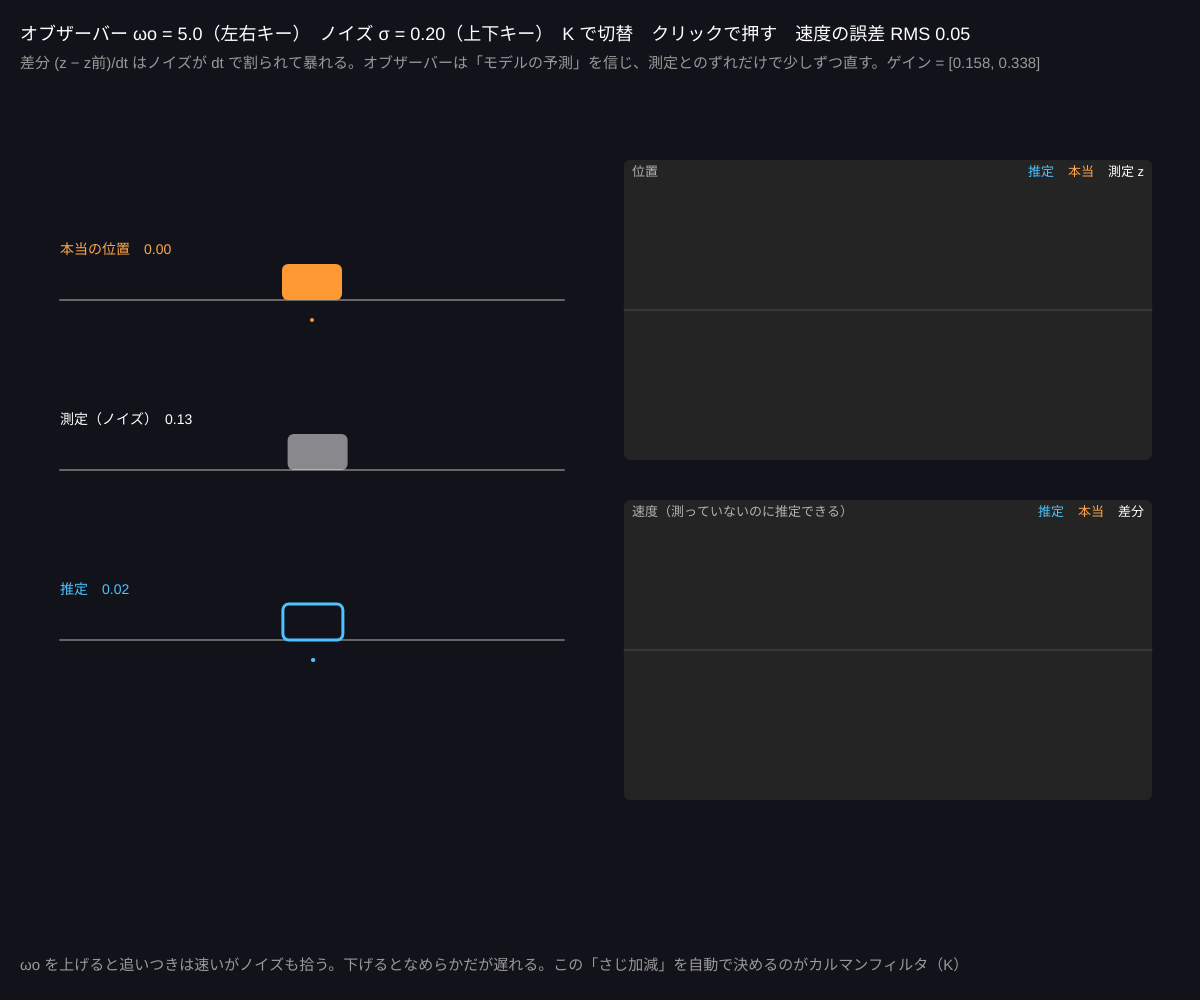
Frame 1 (no input)
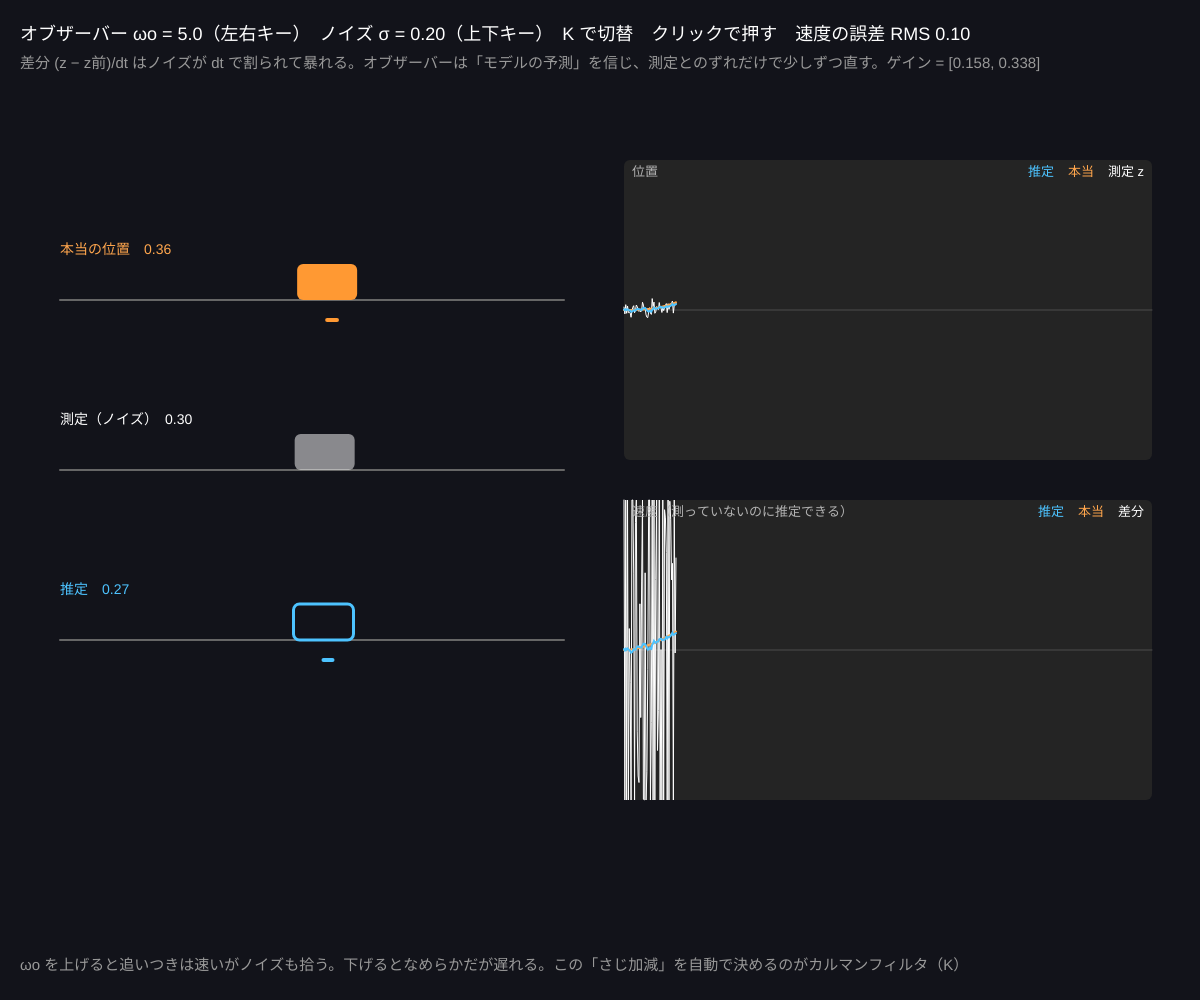
Frame 60 (no input)
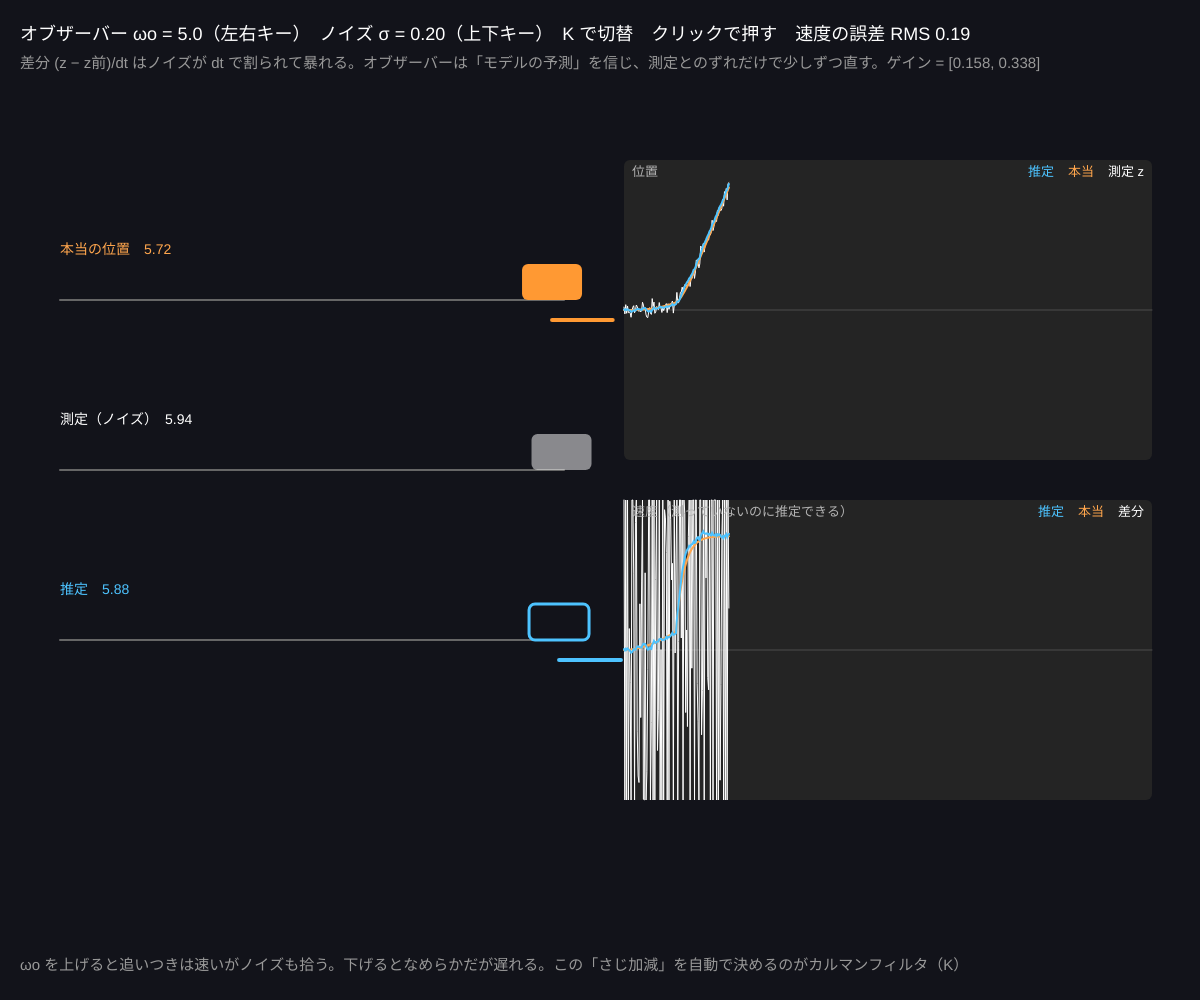
Frame 120 (the mouse pressed at the canvas centre since frame 60)

The p5.js sketch that drew these frames (run headless with seeded random() and noise() and a simulated clock; from frame 60 on, the mouse is pressed at the canvas centre):

// p5.js sketch
// ── sketch.js
// ============================================
// 12 オブザーバーとカルマンフィルタ
// 測れるのは「ノイズまじりの位置」だけ。速度を知りたい
//   素直に差分すると、ノイズが何十倍にもなる
//   オブザーバー：モデルで予測して、測定とのずれで修正する（x̂' = A x̂ + B u + L (z − C x̂)）
//   カルマンフィルタ：そのゲイン L を「ノイズの大きさ」から最適に決める
// 上下キー = ノイズの大きさ / 左右キー = オブザーバーの速さ ωo / K = カルマンフィルタに切替 / クリック = 押す
// ============================================

let sigma = 0.2; // ★ 測定ノイズの標準偏差
let wo = 5; // ★ オブザーバーの極（−ωo の重根）。大きいほど速く追うがノイズに弱い
let useKalman = false;
let q = 0.5; // ★ カルマンフィルタが想定する「モデルのあいまいさ」
let c = 0.5; // 摩擦

let p = 0, v = 0, t = 0, u = 0, push_ = 0;
let z = 0, zPrev = 0, vDiff = 0;
let pHat = 0, vHat = 0;
let P = [[1, 0], [0, 1]], Kg = [0, 0]; // カルマンフィルタの共分散とゲイン
let HIST = 600, dt = 1 / 60;
let hP = [], hZ = [], hPh = [], hV = [], hVd = [], hVh = [];

function setup() {
  createCanvas(windowWidth, windowHeight);
  colorMode(HSB, 360, 100, 100, 100);
}

function draw() {
  background(230, 30, 10);
  t += dt;
  // ---- 本当の台車（入力は正弦波 + クリックの押し）
  u = 3 * sin(0.8 * t) + push_;
  push_ *= 0.9;
  v += (u - c * v) * dt;
  p += v * dt;
  p = constrain(p, -10, 10); v = constrain(v, -20, 20);
  // ---- 測定：位置にノイズ
  zPrev = z;
  z = p + randomGaussian() * sigma;
  vDiff = (z - zPrev) / dt; // 素直な差分

  // ---- 推定
  let A = [[0, 1], [0, -c]];
  if (!useKalman) {
    // ★ ルーエンバーガー・オブザーバー：極を −ωo（重根）に置く L
    let l1 = 2 * wo - c, l2 = wo * wo - l1 * c;
    let err = z - pHat;
    pHat += (vHat + l1 * err) * dt;
    vHat += (u - c * vHat + l2 * err) * dt;
    Kg = [l1 * dt, l2 * dt];
  } else {
    // ★ カルマンフィルタ（離散）：予測 → 共分散を更新 → ゲイン → 修正
    let F = [[1, dt], [0, 1 - c * dt]];
    pHat = pHat + vHat * dt;
    vHat = vHat + (u - c * vHat) * dt;
    let FP = m2mul(F, P);
    P = m2add(m2mul(FP, m2T(F)), [[q * dt * dt * dt / 3, q * dt * dt / 2], [q * dt * dt / 2, q * dt]]);
    let S = P[0][0] + sigma * sigma + 1e-9;
    Kg = [P[0][0] / S, P[1][0] / S];
    let err = z - pHat;
    pHat += Kg[0] * err; vHat += Kg[1] * err;
    P = [[(1 - Kg[0]) * P[0][0], (1 - Kg[0]) * P[0][1]], [P[1][0] - Kg[1] * P[0][0], P[1][1] - Kg[1] * P[0][1]]];
  }
  pHat = constrain(pHat, -20, 20); vHat = constrain(vHat, -50, 50);
  pushHist(hP, p); pushHist(hZ, z); pushHist(hPh, pHat); pushHist(hV, v); pushHist(hVd, vDiff); pushHist(hVh, vHat);

  // ---- 台車 3 台（本当・測定・推定）
  let rx0 = width * 0.05, rx1 = width * 0.47, X = (xw) => map(xw, -6, 6, rx0, rx1);
  let rows = [[p, '本当の位置', 30, 1], [z, '測定（ノイズ）', 0, 0.5], [pHat, '推定', 200, 1]];
  for (let i = 0; i < 3; i++) {
    let ry = height * 0.28 + i * height * 0.17, [val, label, hue, alpha] = rows[i];
    stroke(0, 0, 40); strokeWeight(2); line(rx0, ry + 20, rx1, ry + 20);
    let cx = X(constrain(val, -6, 6));
    if (i === 2) { stroke(hue, 70, 100); strokeWeight(3); noFill(); rect(cx - 30, ry - 16, 60, 36, 6); }
    else { noStroke(); fill(hue, i === 1 ? 0 : 80, 100, alpha * 100); rect(cx - 30, ry - 16, 60, 36, 6); }
    noStroke(); fill(hue, i === 1 ? 0 : 70, 100); textSize(14); text(label + '　' + nf(val, 1, 2), rx0, ry - 26);
  }
  // 速度の矢印（本当と推定）
  let ry = height * 0.28;
  stroke(30, 80, 100); strokeWeight(4); line(X(p), ry + 40, X(p) + v * 10, ry + 40);
  stroke(200, 70, 100); line(X(pHat), height * 0.28 + 2 * height * 0.17 + 40, X(pHat) + vHat * 10, height * 0.28 + 2 * height * 0.17 + 40);

  // ---- グラフ
  let gx = width * 0.52, gw = width * 0.44;
  drawPlot(gx, height * 0.16, gw, height * 0.3, [{ data: hZ, hue: 0, sat: 0, name: '測定 z', weight: 1 }, { data: hP, hue: 30, name: '本当' }, { data: hPh, hue: 200, name: '推定' }], -7, 7, '位置');
  drawPlot(gx, height * 0.5, gw, height * 0.3, [{ data: hVd, hue: 0, sat: 0, name: '差分', weight: 1 }, { data: hV, hue: 30, name: '本当' }, { data: hVh, hue: 200, name: '推定' }], -8, 8, '速度（測っていないのに推定できる）');

  let vErr = 0;
  for (let i = 0; i < hV.length; i++) vErr += sq(hV[i] - hVh[i]);
  vErr = sqrt(vErr / max(hV.length, 1));
  noStroke();
  fill(0, 0, 100);
  textSize(18);
  text((useKalman ? 'カルマンフィルタ' : 'オブザーバー ωo = ' + nf(wo, 1, 1) + '（左右キー）') + '　ノイズ σ = ' + nf(sigma, 1, 2) + '（上下キー）　K で切替　クリックで押す　速度の誤差 RMS ' + nf(vErr, 1, 2), 20, 40);
  fill(0, 0, 60);
  textSize(15);
  text('差分 (z − z前)/dt はノイズが dt で割られて暴れる。オブザーバーは「モデルの予測」を信じ、測定とのずれだけで少しずつ直す。ゲイン = [' + nf(Kg[0], 1, 3) + ', ' + nf(Kg[1], 1, 3) + ']', 20, 68);
  text(useKalman ? 'カルマンフィルタ：ノイズ σ が大きいほど測定を信じない（ゲインが小さくなる）。σ を変えてゲインの数字を見よう' : 'ωo を上げると追いつきは速いがノイズも拾う。下げるとなめらかだが遅れる。この「さじ加減」を自動で決めるのがカルマンフィルタ（K）', 20, height - 30);
}

function mousePressed() { push_ = mouseX > width * 0.26 ? 30 : -30; }
function keyPressed() {
  if (key === UP_ARROW) sigma = min(sigma + 0.05, 1);
  if (key === DOWN_ARROW) sigma = max(sigma - 0.05, 0);
  if (key === RIGHT_ARROW) wo = min(wo + 1, 40);
  if (key === LEFT_ARROW) wo = max(wo - 1, 1);
  if (key === 'k' || key === 'K') { useKalman = !useKalman; P = [[1, 0], [0, 1]]; }
}

// ---------- やってみよう ----------
// 1. σ = 0.5 にして、差分の速度（灰）と推定（青）を比べる。推定はなぜ使えるレベルなのか
// 2. ωo を 1 にする：なめらかだが遅れる。30 にする：ノイズを拾う。ちょうどいいのは？
// 3. K でカルマンに切替、σ を 0 → 1 と変えてゲインの変化を見る。q（モデルのあいまいさ）を 10 にすると？
// 4. 本当の摩擦 c を 1.0 にしてモデル（A）は 0.5 のまま → モデルのずれがあると推定はどうなる？


// ==================================================
// ここから下は「2×2 行列とグラフの道具」です
// ==================================================
function m2mul(P, Q) { return [[P[0][0] * Q[0][0] + P[0][1] * Q[1][0], P[0][0] * Q[0][1] + P[0][1] * Q[1][1]], [P[1][0] * Q[0][0] + P[1][1] * Q[1][0], P[1][0] * Q[0][1] + P[1][1] * Q[1][1]]]; }
function m2add(P, Q) { return [[P[0][0] + Q[0][0], P[0][1] + Q[0][1]], [P[1][0] + Q[1][0], P[1][1] + Q[1][1]]]; }
function m2T(P) { return [[P[0][0], P[1][0]], [P[0][1], P[1][1]]]; }
function pushHist(arr, v) {
  arr.push(isFinite(v) ? v : 0);
  if (arr.length > HIST) arr.shift();
}
// 時間プロット：枠 (x, y, w, h) に series = [{data, hue, name}] を描く（縦の範囲 lo〜hi）
function drawPlot(x, y, w, h, series, lo, hi, title) {
  noStroke(); fill(0, 0, 14); rect(x, y, w, h, 6);
  stroke(0, 0, 30); strokeWeight(1);
  let y0 = map(0, lo, hi, y + h, y);
  if (y0 > y && y0 < y + h) line(x, y0, x + w, y0);
  for (let s of series) {
    stroke(s.hue, s.sat === undefined ? 70 : s.sat, 100); strokeWeight(s.weight || 2); noFill();
    beginShape();
    for (let i = 0; i < s.data.length; i++) vertex(map(i, 0, HIST - 1, x, x + w), map(constrain(s.data[i], lo, hi), lo, hi, y + h, y));
    endShape();
  }
  noStroke(); fill(0, 0, 70); textSize(13); textAlign(LEFT, TOP);
  text(title, x + 8, y + 6);
  let lx = x + w - 8; textAlign(RIGHT, TOP);
  for (let s of series) { fill(s.hue, s.sat === undefined ? 70 : s.sat, 100); text(s.name, lx, y + 6); lx -= textWidth(s.name) + 14; }
  textAlign(LEFT, BASELINE);
}
